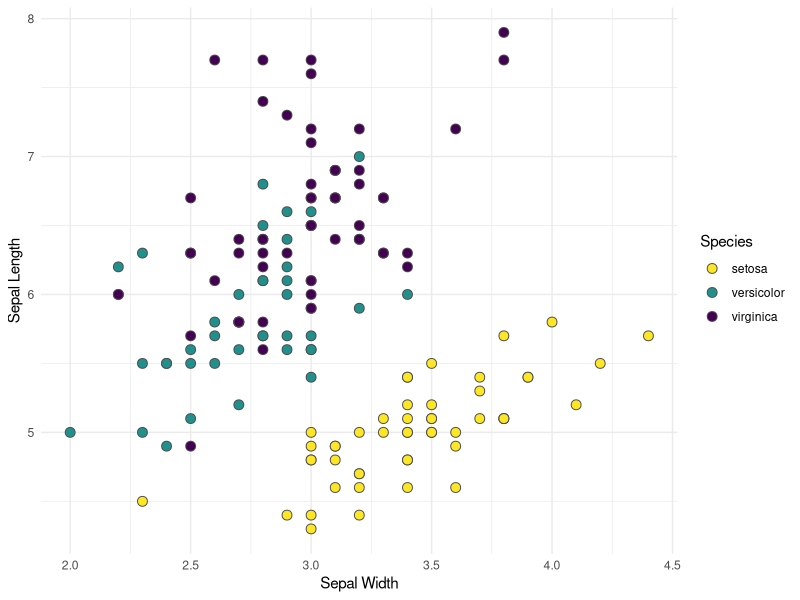
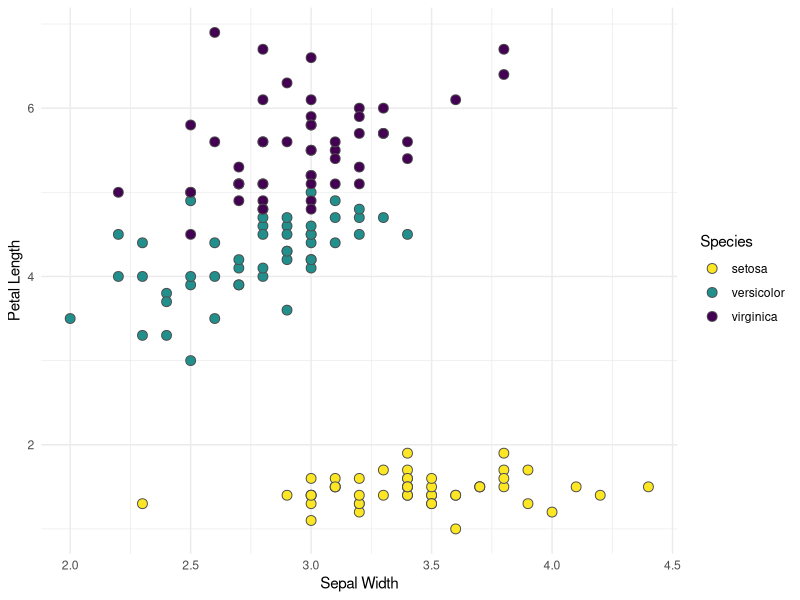
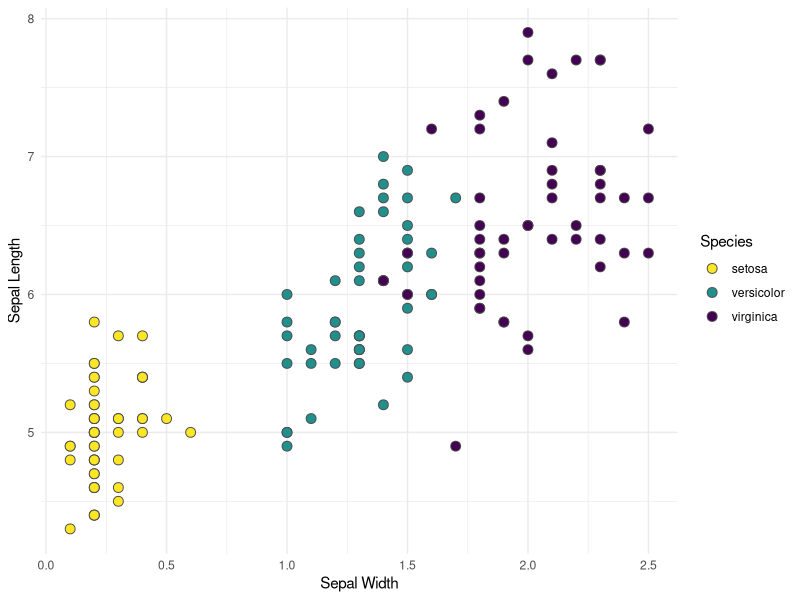
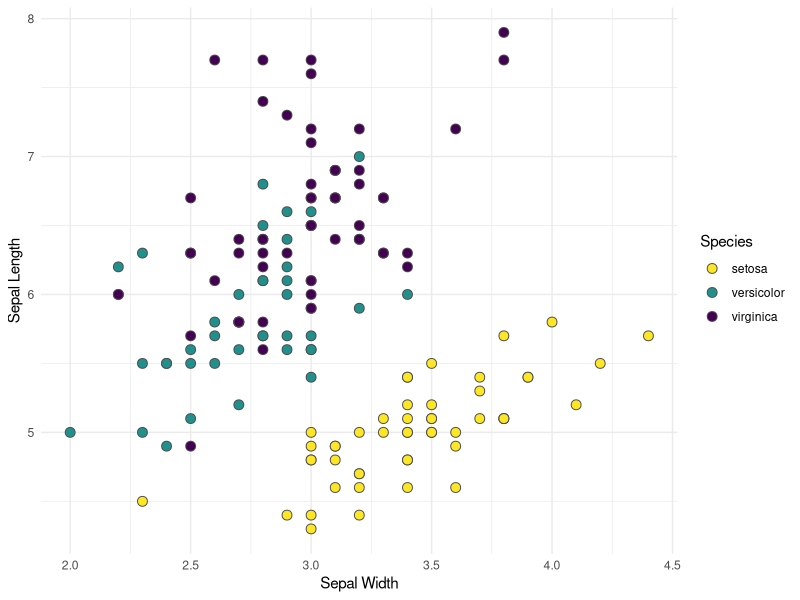
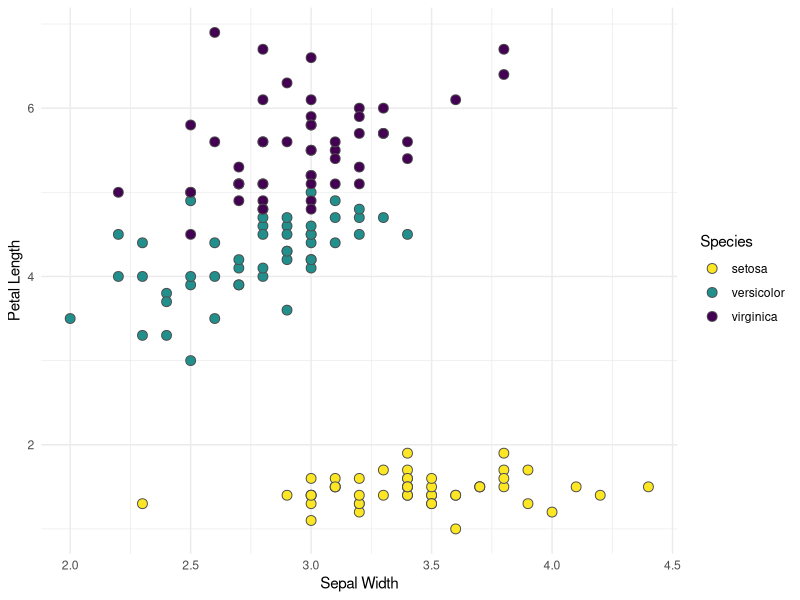
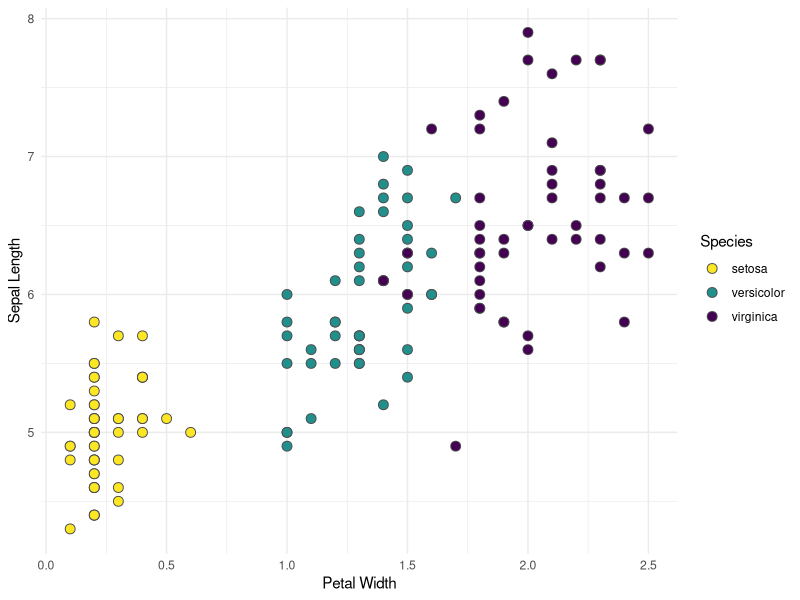
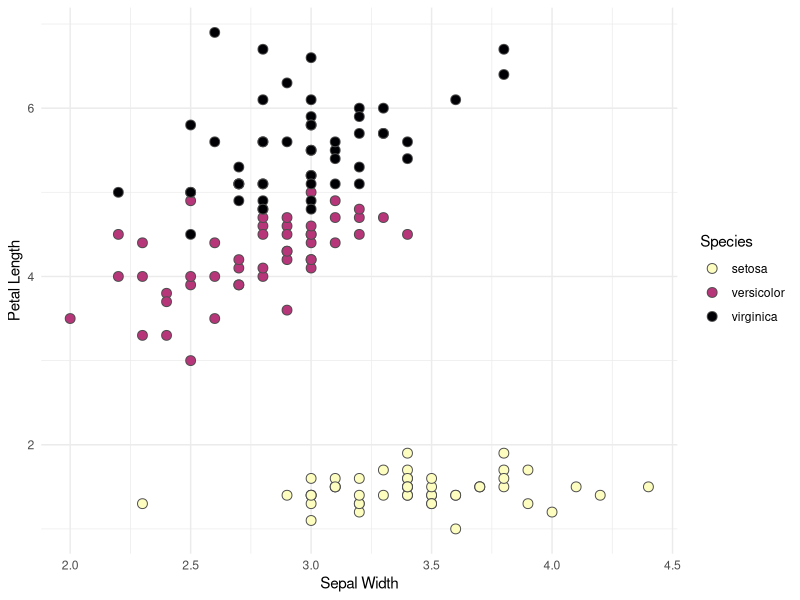
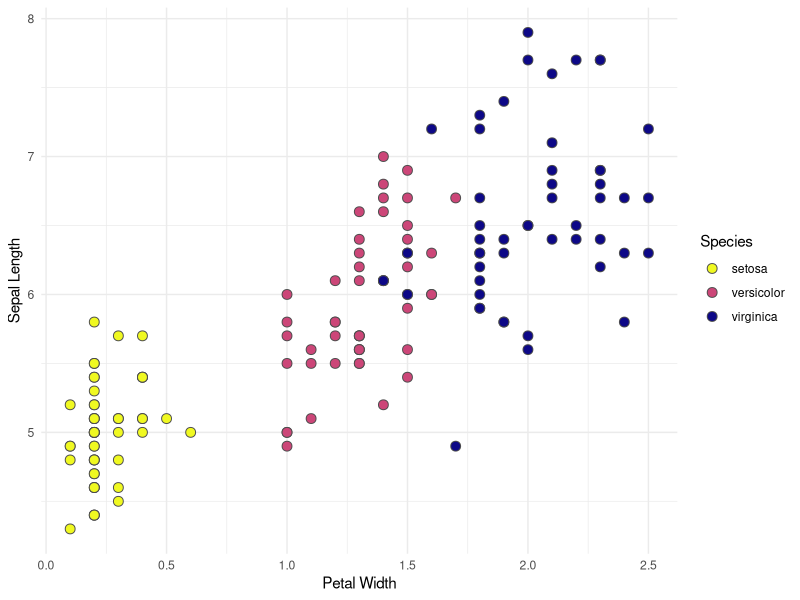

The R script that drew these images, in order:
## ---- chunk 1
library(ggplot2)
library(viridis)
## ---- chunk 2
# Success:
sum(1:10)
# Failure:
# sum2(1:10) # Uncomment to run
## ---- chunk 3
search()
## ---- chunk 4
library(ggplot2)
search()
## ---- chunk 5
a <- 3
kipper <- c(1,2,5)
kip.it <- function(x) x + 5
ls()
## ---- chunk 6
ls("package:viridisLite")
## ---- chunk 7
cakefunction <- function(x, y, kind)
  {
  c <- x + y
  b <- x * y
  h <- c + b
  if(class(h)==kind) {
    print("yes")
    } else {
      print("no")
    }
}
## ---- chunk 8
cakefunction(1, 3, "numeric")
mycake <- cakefunction(1, 3, "numeric")
## ---- chunk 9

## ---- chunk 10
myfunction <- function(x, y){
  c <- x + y
  b <- x * y
  h <- c + b
}

myfunction(1, 3)
myresult <- myfunction(1, 3)
## ---- chunk 11
myfunction2 <- function(x, y)
  {
  c <- x + y
  b <- x * y
  h <- c + b
  return(b)
}

myfunction2(1, 3)
myresult2 <- myfunction2(1, 3)
## ---- chunk 12
ggplot(iris, aes(x = Sepal.Width, y = Sepal.Length, fill=Species)) + 
  geom_point(size = 3, color = "gray30", pch = 21) +
  xlab("Sepal Width") + ylab("Sepal Length") +
  scale_fill_viridis(discrete = TRUE, direction = -1) +
  theme_minimal()

ggplot(iris, aes(x = Sepal.Width, y = Petal.Length, fill = Species)) +
  geom_point(size = 3, color = "gray30", pch = 21) +
  xlab("Sepal Width") + ylab("Petal Length") +
  scale_fill_viridis(discrete = TRUE, direction = -1) +
  theme_minimal()

ggplot(iris, aes(x = Petal.Width, y = Sepal.Length, fill = Species)) +
  geom_point(size = 3, color = "gray30", pch = 21) +
  xlab("Sepal Width") + ylab("Sepal Length") +
  scale_fill_viridis(discrete = TRUE, direction = -1) +
  theme_minimal()
## ---- chunk 13
iris.plot <- function(xpos, ypos){
  ggplot(iris, aes(x = .data[[xpos]], y = .data[[ypos]], 
                   fill = .data[["Species"]])) + 
  geom_point(size = 3, color = "gray30", pch = 21) +
  xlab(sub("[.]", " ", xpos)) + ylab(sub("[.]", " ", ypos)) +
  scale_fill_viridis(discrete = TRUE, direction = -1) +
  theme_minimal()
}

iris.plot("Sepal.Width", "Sepal.Length")
iris.plot("Sepal.Width", "Petal.Length")
iris.plot("Petal.Width", "Sepal.Length")
## ---- chunk 14
iris.plot <- function(xpos, ypos, opt){
  ggplot(iris, aes_string(x = xpos, y = ypos, fill = "Species")) + 
  geom_point(size = 3, color = "gray30", pch = 21) +
  xlab(sub("[.]", " ", xpos)) + ylab(sub("[.]", " ", ypos)) +
  scale_fill_viridis(discrete = TRUE, direction = -1, option = opt) +
  theme_minimal()
}

iris.plot("Sepal.Width", "Petal.Length", opt = "A")
iris.plot("Petal.Width", "Sepal.Length", opt = "C")
## ---- chunk 15
data("quakes")

# Turn this part into a function:
plot(x = quakes$depth, y = quakes$mag, 
     pch = 21, col = "gray40", bg = "gray80",
     xlab = "Depth", ylab = "Magnitude")
points(x = quakes$depth[quakes$stations==41], 
       y = quakes$mag[quakes$stations==41], pch = 21, bg = "red")
